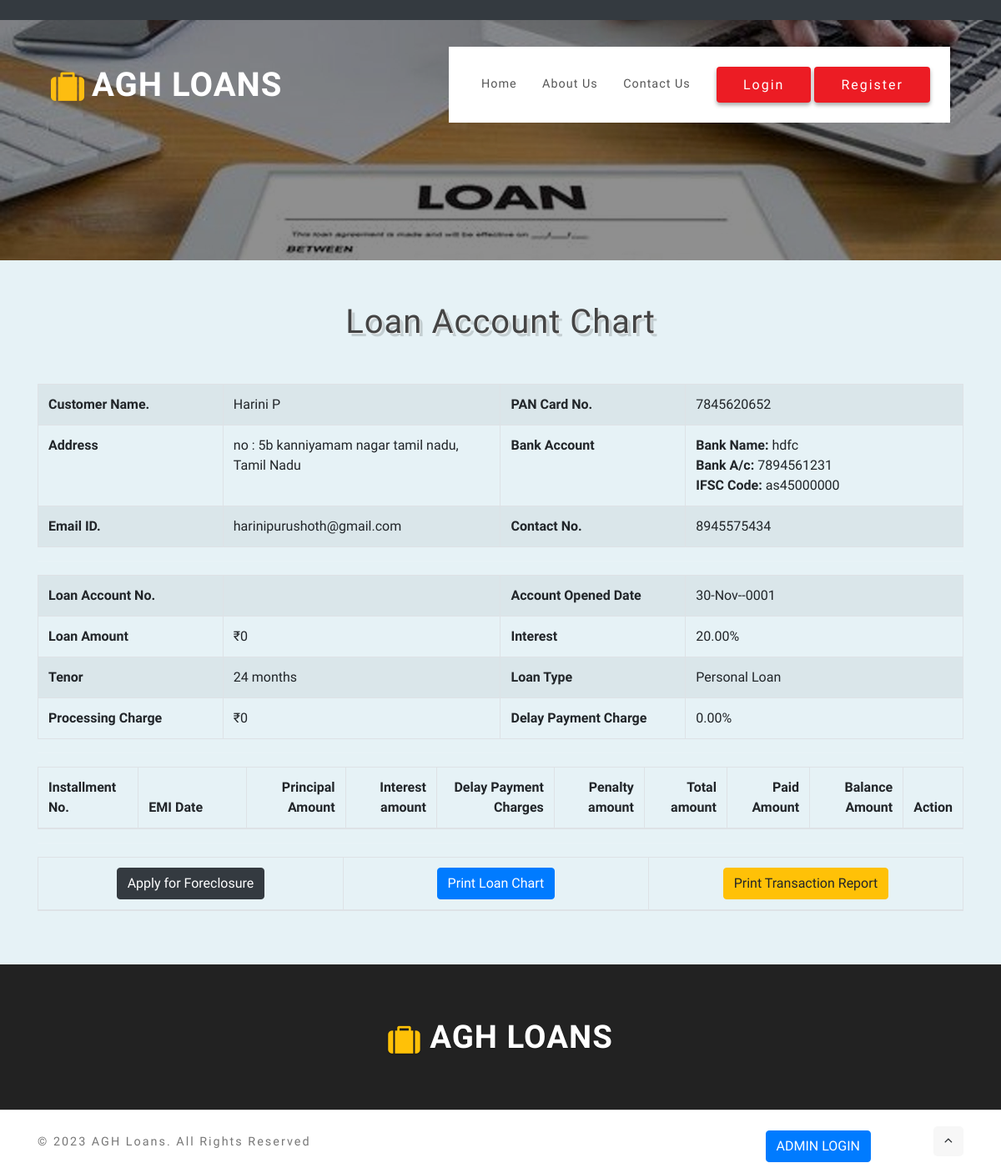
Screenshot of /loanaccountchart.php?lacc_id=50 with the database file from the repository.
### tables this page shows
CREATE TABLE `lacc_loanaccount` (
  `lacc_id` int(10) NOT NULL,
  `cst_id` int(11) NOT NULL,
  `lacc_no` varchar(50) NOT NULL,
  `comp_name` varchar(30) NOT NULL,
  `lacc_custname` varchar(50) NOT NULL,
  `lacc_swdof` varchar(30) NOT NULL,
  `lacc_dob` date NOT NULL,
  `lacc_pan` varchar(20) NOT NULL,
  `lacc_securityentry` text NOT NULL,
  `lacc_restype` varchar(25) NOT NULL,
  `lacc_resaddr` text NOT NULL,
  `lacc_compaddr` text NOT NULL,
  `lacc_permaddr` text NOT NULL,
  `lacc_gender` varchar(10) NOT NULL,
  `lacc_martialst` varchar(10) NOT NULL,
  `lacc_jobprofile` text NOT NULL,
  `lacc_education` varchar(25) NOT NULL,
  `lacc_ihave` text NOT NULL,
  `lacc_bankac` text NOT NULL,
  `lacc_loanamt` double(10,2) NOT NULL,
  `lacc_intrate` double(10,2) NOT NULL,
  `interest_amt` double NOT NULL,
  `lacc_tenor` text NOT NULL,
  `lacc_reference1` varchar(250) NOT NULL,
  `lacc_reference2` varchar(250) NOT NULL,
  `lacc_guarantor1` text NOT NULL,
  `lacc_guarantor2` text NOT NULL,
  `lacc_photo` varchar(100) NOT NULL,
  `lacc_idproof` varchar(100) NOT NULL,
  `lacc_adressproof` varchar(100) NOT NULL,
  `lacc_applicationdt` date NOT NULL,
  `lacc_opendt` date NOT NULL,
  `ltyp_id` int(10) NOT NULL,
  `ltyp_loantyp` varchar(50) NOT NULL,
  `lpf_id` int(10) NOT NULL,
  `lpf_amttype` varchar(25) NOT NULL,
  `lacc_ipfprocessingfee` double(10,2) NOT NULL,
  `lacc_remarks` text NOT NULL,
  `dpmt_charge` double(10,2) NOT NULL,
  `capture_pancard` text NOT NULL,
  `lacc_status` varchar(10) NOT NULL
);

CREATE TABLE `cst_customer` (
  `cst_id` int(10) NOT NULL,
  `usr_id` int(10) NOT NULL,
  `cst_type` varchar(15) NOT NULL COMMENT 'company or person',
  `comp_name` varchar(50) NOT NULL,
  `cst_fname` varchar(100) NOT NULL,
  `cst_mname` varchar(50) NOT NULL,
  `cst_lname` varchar(50) NOT NULL,
  `cst_dob` date NOT NULL,
  `cst_gender` varchar(10) NOT NULL,
  `cst_address` text NOT NULL,
  `cst_state` varchar(50) NOT NULL,
  `cst_contact` varchar(15) NOT NULL,
  `cst_email` varchar(100) NOT NULL,
  `cst_password` varchar(100) NOT NULL,
  `cst_bankdetail` text NOT NULL,
  `cst_jobdetail` text NOT NULL,
  `cst_note` text NOT NULL,
  `cst_pan` varchar(25) NOT NULL,
  `cst_photo` varchar(100) NOT NULL,
  `cst_idproof` varchar(100) NOT NULL,
  `cst_addressproof` varchar(100) NOT NULL,
  `cst_status` varchar(10) NOT NULL
);

### loanaccountchart.php (the view, shortened to what this page needs)
<?php
include("header.php");
$sqllacc_loanaccount = "SELECT lacc_loanaccount.*,cst_customer.* FROM  lacc_loanaccount LEFT JOIN cst_customer on lacc_loanaccount.cst_id=cst_customer.cst_id where lacc_loanaccount.lacc_id='$_GET[lacc_id]' ";
$qsqllacc_loanaccount = mysqli_query($con,$sqllacc_loanaccount);
$rslacc_loanaccount = mysqli_fetch_array($qsqllacc_loanaccount);
?>
    <section class="products py-5" id="stats">
        <div class="container">
 <h3 class="title-w3ls mb-sm-5 mb-4 text-center"> Loan Account Chart</h3>
	<table class="table table-striped table-bordered">
			<tr>
			<?php
			if($rslacc_loanaccount['comp_name'] != "")
			{
			?>
				<th>Company Name.</th>
				<td style="text-align: left;"><?php echo $rslacc_loanaccount['comp_name']; ?></td>
			<?php
			}
			else
			{
			?>
				<th>Customer Name.</th>
				<td style="text-align: left;"><?php echo $rslacc_loanaccount['lacc_custname']; ?></td>
			<?php
			}
			?>
				<th>PAN Card No. </th>
				<td style="text-align: left;"><?php echo $rslacc_loanaccount['cst_pan']; ?></td>
			</tr>
			<tr>
				<th style="width:20%">Address</th>
				<td style="text-align: left;width:30%"><?php echo $rslacc_loanaccount['cst_address']; ?>, <?php echo $rslacc_loanaccount['cst_state']; ?></td>
				<th style="width:20%">Bank Account</th>
				<td  style="text-align: left;width:30%"><?php $arrbankdet =  unserialize($rslacc_loanaccount['cst_bankdetail']); ?>
				<b>Bank Name:</b> <?php echo $arrbankdet[0]; ?><br>
				<b>Bank A/c:</b> <?php echo $arrbankdet[1]; ?><br>
				<b>IFSC Code:</b> <?php echo $arrbankdet[2]; ?><br>
				</td>
			</tr>
			<tr>
				<th>Email ID.</th>
				<td style="text-align: left;"><?php echo $rslacc_loanaccount['cst_email']; ?></td>
				<th>Contact No. </th>
				<td style="text-align: left;"><?php echo $rslacc_loanaccount['cst_contact']; ?></td>
			</tr>
	</table>
	<hr>
	<table class="table table-striped table-bordered">
			<tr>
				<th style="width:20%">Loan Account No.</th>
				<td  style="text-align: left;width:30%" ><?php echo $rslacc_loanaccount['lacc_no']; ?></td>
				<th style="width:20%">Account Opened Date</th>
				<td  style="text-align: left;width:30%" ><?php echo date("d-M-Y",strtotime($rslacc_loanaccount['lacc_opendt'])); ?></td>
			</tr>
			<tr>
				<th>Loan Amount</th>
				<td style="text-align: left;"><?php echo moneyFormatIndia($rslacc_loanaccount['lacc_loanamt']); ?></td>
				<th>Interest </th>
				<td style="text-align: left;"><?php echo $rslacc_loanaccount['lacc_intrate']; ?>%</td>
			</tr>
			<tr>
				<th>Tenor</th>
				<td style="text-align: left;"><?php echo $rslacc_loanaccount['lacc_tenor']; ?> months</td>
				<th>Loan Type </th>
				<td style="text-align: left;"><?php echo $rslacc_loanaccount['ltyp_loantyp']; ?></td>
			</tr>
			<tr>
				<th>Processing Charge</th>
				<td style="text-align: left;"><?php echo moneyFormatIndia($rslacc_loanaccount['lacc_ipfprocessingfee']); ?></td>
				<th>Delay Payment Charge</th>
				<td style="text-align: left;"><?php echo $rslacc_loanaccount['dpmt_charge']; ?>%</td>
			</tr>
	</table>
	<hr>
	<table  class="table table-striped table-bordered">
		<THEAD>
			<tr>
				<th>Installment No.</th>
				<th style="width: 130px;">EMI Date</th>
				<th style='text-align: right'>Principal Amount</th>
				<th style='text-align: right'>Interest amount</th>
				<th style='text-align: right'>Delay Payment Charges</th>
				<th style='text-align: right'>Penalty amount</th>
				<th style='text-align: right'>Total amount</th>
				<th style='text-align: right'>Paid Amount</th>
				<th style='text-align: right'>Balance Amount</th>
				<th>Action</th>
			</tr>
		</THEAD>
	</table>
			<hr>
	<table  class="table table-striped table-bordered">
		<THEAD>
			<tr>
	<th style="width: 33%;"><centeR><a href="foreclosurechart.php?lacc_id=<?php echo $_GET['lacc_id']; ?>" class="btn btn-dark" target="_blank" >Apply for Foreclosure</a></centeR></th>
	<th style="width: 33%;"><centeR><a href="loanaccountchartprint.php?lacc_id=<?php echo $_GET['lacc_id']; ?>" class="btn btn-primary" target="_blank" >Print Loan Chart</a></centeR></th>
	<th style="width: 34%;"><centeR><a href="viewloantransactionprint.php?lacc_id=<?php echo $_GET['lacc_id']; ?>" class="btn btn-warning" target="_blank" >Print Transaction Report</a></centeR></th>
			</tr>
		</THEAD>
	</table>
        </div>
    </section>
<?php
include("footer.php");
?>

### css/style.css (style rules this page uses)
html, body { margin: 0; font-size: 100%; background: #fff; scroll-behavior: smooth; font-family: 'Catamaran', sans-serif; }
body a { text-decoration: none; transition: 0.5s all; -webkit-transition: 0.5s all; -moz-transition: 0.5s all; -o-transition: 0.5s all; -ms-transition: 0.5s all; }
h1, h2, h3, h4, h5, h6 { margin: 0; letter-spacing: 1px; font-weight: 600; font-family: 'Catamaran', sans-serif; }
h3.title-w3ls, h3.title-w3ls.two { font-size: 3em; color: #444; }
.products { background: #e6f2f6; }
hr { border-top: 1px solid rgba(251, 247, 247, 0.1); }
@media screen and (max-width:1366px) { h3.title-w3ls, h3.title-w3ls.two, h4.tittle { font-size: 2.5em; } }

### header.php (style rules this page uses)
.title-w3ls { font: 400 100px/1.3 'Berkshire Swash', Helvetica, sans-serif; color: #2b2b2b; text-shadow: 1px 1px 0px #ededed, 4px 4px 0px rgba(0,0,0,0.15); }

### rows the page displays
lacc_loanaccount: lacc_custname "Harini P", cst.cst_pan "7845620652", cst.cst_address "no : 5b kanniyamam nagar tamil nadu", cst.cst_state "Tamil Nadu", cst.cst_bankdetail "hdfc", cst.cst_bankdetail "7894561231", cst.cst_bankdetail "as45000000", cst.cst_email "harinipurushoth@gmail.com", cst.cst_contact "8945575434", lacc_opendt "30-Nov--0001", lacc_loanamt "₹0", lacc_intrate "20.00", lacc_tenor "24", ltyp_loantyp "Personal Loan", lacc_ipfprocessingfee "₹0", dpmt_charge "0.00"
